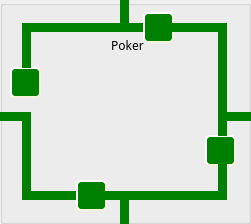
    <widget class="QGroupBox" name="groupBox_5">
     <property name="geometry">
      <rect>
       <x>420</x>
       <y>359</y>
       <width>251</width>
       <height>224</height>
      </rect>
     </property>
     <property name="title">
      <string/>
     </property>
     <widget class="QLabel" name="label_18">
      <property name="geometry">
       <rect>
        <x>100</x>
        <y>35</y>
        <width>55</width>
        <height>21</height>
       </rect>
      </property>
      <property name="font">
       <font>
        <family>Inter UI Medium</family>
       </font>
      </property>
      <property name="text">
       <string>Poker</string>
      </property>
      <property name="alignment">
       <set>Qt::AlignCenter</set>
      </property>
     </widget>
     <widget class="QPushButton" name="pushButton_55">
      <property name="geometry">
       <rect>
        <x>31</x>
        <y>191</y>
        <width>46</width>
        <height>9</height>
       </rect>
      </property>
      <property name="minimumSize">
       <size>
        <width>20</width>
        <height>4</height>
       </size>
      </property>
      <property name="maximumSize">
       <size>
        <width>100</width>
        <height>20</height>
       </size>
      </property>
      <property name="sizeIncrement">
       <size>
        <width>1</width>
        <height>1</height>
       </size>
      </property>
      <property name="styleSheet">
       <string notr="true">#pushButton_55{
background-color: green;
border-style: outset;
}
#pushButton_55:checked{
	background-color: red;
}</string>
      </property>
      <property name="text">
       <string/>
      </property>
      <property name="checkable">
       <bool>true</bool>
      </property>
     </widget>
     <widget class="QLabel" name="label_19">
      <property name="geometry">
       <rect>
        <x>44</x>
        <y>56</y>
        <width>158</width>
        <height>111</height>
       </rect>
      </property>
      <property name="styleSheet">
       <string notr="true">border-image: url(:/img/powSub.jpg);</string>
      </property>
      <property name="text">
       <string/>
      </property>
     </widget>
     <widget class="QPushButton" name="pushButton_56">
      <property name="geometry">
       <rect>
        <x>218</x>
        <y>112</y>
        <width>42</width>
        <height>9</height>
       </rect>
      </property>
      <property name="styleSheet">
       <string notr="true">#pushButton_56{
background-color: green;
border-style: outset;
}
#pushButton_56:checked{
	background-color: red;
}</string>
      </property>
      <property name="text">
       <string/>
      </property>
      <property name="checkable">
       <bool>true</bool>
      </property>
     </widget>
     <widget class="QPushButton" name="pushButton_57">
      <property name="geometry">
       <rect>
        <x>31</x>
        <y>23</y>
        <width>89</width>
        <height>9</height>
       </rect>
      </property>
      <property name="minimumSize">
       <size>
        <width>20</width>
        <height>4</height>
       </size>
      </property>
      <property name="maximumSize">
       <size>
        <width>100</width>
        <height>20</height>
       </size>
      </property>
      <property name="sizeIncrement">
       <size>
        <width>1</width>
        <height>1</height>
       </size>
      </property>
      <property name="styleSheet">
       <string notr="true">#pushButton_57{
background-color: green;
border-style: outset;
}
#pushButton_57:checked{
	background-color: red;
}</string>
      </property>
      <property name="text">
       <string/>
      </property>
      <property name="checkable">
       <bool>true</bool>
      </property>
     </widget>
     <widget class="QPushButton" name="pushButton_58">
      <property name="geometry">
       <rect>
        <x>10</x>
        <y>67</y>
        <width>31</width>
        <height>31</height>
       </rect>
      </property>
      <property name="minimumSize">
       <size>
        <width>31</width>
        <height>31</height>
       </size>
      </property>
      <property name="maximumSize">
       <size>
        <width>31</width>
        <height>31</height>
       </size>
      </property>
      <property name="styleSheet">
       <string notr="true">#pushButton_58{
border-image: url(:/img/relaySPDT.png);
background-color: green;
border-style: outset;
border-radius: 5px;
border-width:2px;
border-color:beige;
font-size:12px;
font-weight:100;
color: white;
max-width:23px;
max-height:23px;
min-width:23px;
min-height:23px;
padding:2px;

}
#pushButton_58:checked{
	background-color: red;
}</string>
      </property>
      <property name="text">
       <string/>
      </property>
      <property name="checkable">
       <bool>true</bool>
      </property>
     </widget>
     <widget class="QPushButton" name="pushButton_59">
      <property name="geometry">
       <rect>
        <x>129</x>
        <y>191</y>
        <width>89</width>
        <height>9</height>
       </rect>
      </property>
      <property name="minimumSize">
       <size>
        <width>26</width>
        <height>4</height>
       </size>
      </property>
      <property name="maximumSize">
       <size>
        <width>300</width>
        <height>40</height>
       </size>
      </property>
      <property name="sizeIncrement">
       <size>
        <width>1</width>
        <height>1</height>
       </size>
      </property>
      <property name="styleSheet">
       <string notr="true">#pushButton_59{
background-color: green;
border-style: outset;
}
#pushButton_59:checked{
	background-color: red;
}</string>
      </property>
      <property name="text">
       <string/>
      </property>
      <property name="checkable">
       <bool>true</bool>
      </property>
     </widget>
     <widget class="QPushButton" name="pushButton_60">
      <property name="geometry">
       <rect>
        <x>129</x>
        <y>23</y>
        <width>15</width>
        <height>9</height>
       </rect>
      </property>
      <property name="minimumSize">
       <size>
        <width>15</width>
        <height>4</height>
       </size>
      </property>
      <property name="maximumSize">
       <size>
        <width>100</width>
        <height>40</height>
       </size>
      </property>
      <property name="sizeIncrement">
       <size>
        <width>1</width>
        <height>1</height>
       </size>
      </property>
      <property name="styleSheet">
       <string notr="true">#pushButton_60{
background-color: green;
border-style: outset;
}
#pushButton_60:checked{
	background-color: red;
}</string>
      </property>
      <property name="text">
       <string/>
      </property>
      <property name="checkable">
       <bool>true</bool>
      </property>
     </widget>
     <widget class="QPushButton" name="pushButton_61">
      <property name="geometry">
       <rect>
        <x>120</x>
        <y>-1</y>
        <width>9</width>
        <height>33</height>
       </rect>
      </property>
      <property name="minimumSize">
       <size>
        <width>1</width>
        <height>1</height>
       </size>
      </property>
      <property name="maximumSize">
       <size>
        <width>1000</width>
        <height>1000</height>
       </size>
      </property>
      <property name="sizeIncrement">
       <size>
        <width>1</width>
        <height>1</height>
       </size>
      </property>
      <property name="styleSheet">
       <string notr="true">#pushButton_61{
background-color: green;
border-style: outset;
}
#pushButton_61:checked{
	background-color: red;
}</string>
      </property>
      <property name="text">
       <string/>
      </property>
      <property name="checkable">
       <bool>true</bool>
      </property>
     </widget>
     <widget class="QPushButton" name="pushButton_62">
      <property name="geometry">
       <rect>
        <x>205</x>
        <y>135</y>
        <width>31</width>
        <height>31</height>
       </rect>
      </property>
      <property name="minimumSize">
       <size>
        <width>31</width>
        <height>31</height>
       </size>
      </property>
      <property name="maximumSize">
       <size>
        <width>31</width>
        <height>31</height>
       </size>
      </property>
      <property name="styleSheet">
       <string notr="true">#pushButton_62{
border-image: url(:/img/relaySPDT.png);
background-color: green;
border-style: outset;
border-radius: 5px;
border-width:2px;
border-color:beige;
font-size:12px;
font-weight:100;
color: white;
max-width:23px;
max-height:23px;
min-width:23px;
min-height:23px;
padding:2px;

}
#pushButton_62:checked{
	background-color: red;
}</string>
      </property>
      <property name="text">
       <string/>
      </property>
      <property name="checkable">
       <bool>true</bool>
      </property>
     </widget>
     <widget class="QPushButton" name="pushButton_63">
      <property name="geometry">
       <rect>
        <x>22</x>
        <y>120</y>
        <width>9</width>
        <height>80</height>
       </rect>
      </property>
      <property name="styleSheet">
       <string notr="true">#pushButton_63{
background-color: green;
border-style: outset;
}
#pushButton_63:checked{
	background-color: red;
}</string>
      </property>
      <property name="text">
       <string/>
      </property>
      <property name="checkable">
       <bool>true</bool>
      </property>
     </widget>
     <widget class="QPushButton" name="pushButton_64">
      <property name="geometry">
       <rect>
        <x>218</x>
        <y>121</y>
        <width>9</width>
        <height>15</height>
       </rect>
      </property>
      <property name="styleSheet">
       <string notr="true">#pushButton_64{
background-color: green;
border-style: outset;
}
#pushButton_64:checked{
	background-color: red;
}</string>
      </property>
      <property name="text">
       <string/>
      </property>
      <property name="checkable">
       <bool>true</bool>
      </property>
     </widget>
     <widget class="QPushButton" name="pushButton_7">
      <property name="geometry">
       <rect>
        <x>76</x>
        <y>180</y>
        <width>31</width>
        <height>31</height>
       </rect>
      </property>
      <property name="minimumSize">
       <size>
        <width>31</width>
        <height>31</height>
       </size>
      </property>
      <property name="maximumSize">
       <size>
        <width>31</width>
        <height>31</height>
       </size>
      </property>
      <property name="styleSheet">
       <string notr="true">#pushButton_7{
border-image: url(:/img/relaySPDT.png);
background-color: green;
border-style: outset;
border-radius: 5px;
border-width:2px;
border-color:beige;
font-size:12px;
font-weight:100;
color: white;
max-width:23px;
max-height:23px;
min-width:23px;
min-height:23px;
padding:2px;

}
#pushButton_7:checked{
	background-color: red;
}</string>
      </property>
      <property name="text">
       <string/>
      </property>
      <property name="checkable">
       <bool>true</bool>
      </property>
     </widget>
     <widget class="QPushButton" name="pushButton_65">
      <property name="geometry">
       <rect>
        <x>-2</x>
        <y>112</y>
        <width>33</width>
        <height>9</height>
       </rect>
      </property>
      <property name="styleSheet">
       <string notr="true">#pushButton_65{
background-color: green;
border-style: outset;
}
#pushButton_65:checked{
	background-color: red;
}</string>
      </property>
      <property name="text">
       <string/>
      </property>
      <property name="checkable">
       <bool>true</bool>
      </property>
     </widget>
     <widget class="QPushButton" name="pushButton_66">
      <property name="geometry">
       <rect>
        <x>120</x>
        <y>191</y>
        <width>9</width>
        <height>33</height>
       </rect>
      </property>
      <property name="minimumSize">
       <size>
        <width>1</width>
        <height>1</height>
       </size>
      </property>
      <property name="maximumSize">
       <size>
        <width>1000</width>
        <height>1000</height>
       </size>
      </property>
      <property name="sizeIncrement">
       <size>
        <width>1</width>
        <height>1</height>
       </size>
      </property>
      <property name="styleSheet">
       <string notr="true">#pushButton_66{
background-color: green;
border-style: outset;
}
#pushButton_66:checked{
	background-color: red;
}</string>
      </property>
      <property name="text">
       <string/>
      </property>
      <property name="checkable">
       <bool>true</bool>
      </property>
     </widget>
     <widget class="QPushButton" name="pushButton_67">
      <property name="geometry">
       <rect>
        <x>143</x>
        <y>12</y>
        <width>31</width>
        <height>31</height>
       </rect>
      </property>
      <property name="minimumSize">
       <size>
        <width>31</width>
        <height>31</height>
       </size>
      </property>
      <property name="maximumSize">
       <size>
        <width>31</width>
        <height>31</height>
       </size>
      </property>
      <property name="styleSheet">
       <string notr="true">#pushButton_67{
border-image: url(:/img/relaySPDT.png);
background-color: green;
border-style: outset;
border-radius: 5px;
border-width:2px;
border-color:beige;
font-size:12px;
font-weight:100;
color: white;
max-width:23px;
max-height:23px;
min-width:23px;
min-height:23px;
padding:2px;

}
#pushButton_67:checked{
	background-color: red;
}</string>
      </property>
      <property name="text">
       <string/>
      </property>
      <property name="checkable">
       <bool>true</bool>
      </property>
     </widget>
     <widget class="QPushButton" name="pushButton_68">
      <property name="geometry">
       <rect>
        <x>218</x>
        <y>32</y>
        <width>9</width>
        <height>80</height>
       </rect>
      </property>
      <property name="styleSheet">
       <string notr="true">#pushButton_68{
background-color: green;
border-style: outset;
}
#pushButton_68:checked{
	background-color: red;
}</string>
      </property>
      <property name="text">
       <string/>
      </property>
      <property name="checkable">
       <bool>true</bool>
      </property>
     </widget>
     <widget class="QPushButton" name="pushButton_69">
      <property name="geometry">
       <rect>
        <x>218</x>
        <y>164</y>
        <width>9</width>
        <height>36</height>
       </rect>
      </property>
      <property name="styleSheet">
       <string notr="true">#pushButton_69{
background-color: green;
border-style: outset;
}
#pushButton_69:checked{
	background-color: red;
}</string>
      </property>
      <property name="text">
       <string/>
      </property>
      <property name="checkable">
       <bool>true</bool>
      </property>
     </widget>
     <widget class="QPushButton" name="pushButton_70">
      <property name="geometry">
       <rect>
        <x>22</x>
        <y>23</y>
        <width>9</width>
        <height>45</height>
       </rect>
      </property>
      <property name="styleSheet">
       <string notr="true">#pushButton_70{
background-color: green;
border-style: outset;
}
#pushButton_70:checked{
	background-color: red;
}</string>
      </property>
      <property name="text">
       <string/>
      </property>
      <property name="checkable">
       <bool>true</bool>
      </property>
     </widget>
     <widget class="QPushButton" name="pushButton_71">
      <property name="geometry">
       <rect>
        <x>105</x>
        <y>191</y>
        <width>15</width>
        <height>9</height>
       </rect>
      </property>
      <property name="minimumSize">
       <size>
        <width>15</width>
        <height>4</height>
       </size>
      </property>
      <property name="maximumSize">
       <size>
        <width>100</width>
        <height>40</height>
       </size>
      </property>
      <property name="sizeIncrement">
       <size>
        <width>1</width>
        <height>1</height>
       </size>
      </property>
      <property name="styleSheet">
       <string notr="true">#pushButton_71{
background-color: green;
border-style: outset;
}
#pushButton_71:checked{
	background-color: red;
}</string>
      </property>
      <property name="text">
       <string/>
      </property>
      <property name="checkable">
       <bool>true</bool>
      </property>
     </widget>
     <widget class="QPushButton" name="pushButton_72">
      <property name="geometry">
       <rect>
        <x>172</x>
        <y>23</y>
        <width>55</width>
        <height>9</height>
       </rect>
      </property>
      <property name="minimumSize">
       <size>
        <width>20</width>
        <height>4</height>
       </size>
      </property>
      <property name="maximumSize">
       <size>
        <width>100</width>
        <height>20</height>
       </size>
      </property>
      <property name="sizeIncrement">
       <size>
        <width>1</width>
        <height>1</height>
       </size>
      </property>
      <property name="styleSheet">
       <string notr="true">#pushButton_72{
background-color: green;
border-style: outset;
}
#pushButton_72:checked{
	background-color: red;
}</string>
      </property>
      <property name="text">
       <string/>
      </property>
      <property name="checkable">
       <bool>true</bool>
      </property>
     </widget>
    </widget>
